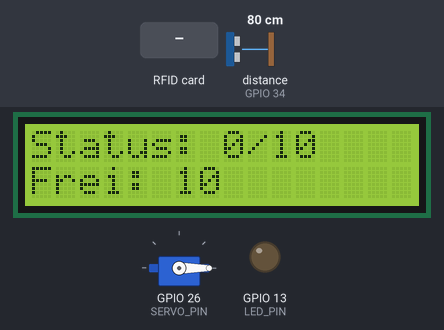
The sketch below on a simulated ESP32. Parts: 16×2 character LCD, servo, output pins drawn as LEDs (lit = HIGH). Wiring (inferred from the names in the program): ultrasonic range finder: trigger GPIO 16; echo GPIO 34. The inputs (shaded band) are chosen by the test bench; at power-on: distance to the obstacle (sensor on GPIO 34) 80 cm. The echo pulse lasts 58.3 µs per cm; pins used as bus, display or sensor lines are not drawn; what the sketch prints to the serial monitor is not drawn.

Above: at 2.3 s.
2.4 s: RFID card 5E 7A 19 C4 held to the reader
At 3.0 s:
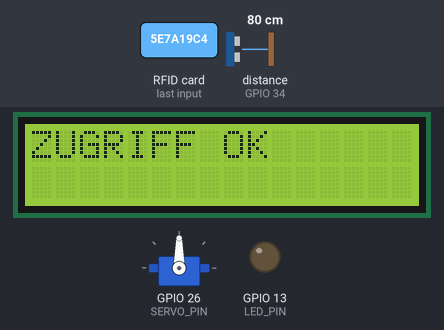
3.9 s: distance to the obstacle (sensor on GPIO 34) set to 2 cm
At 6.3 s:
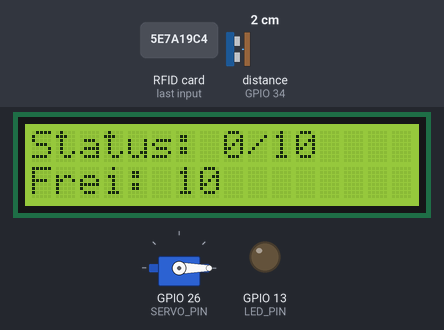
Timing chart, 0 to 7.8 s (numbered marks = the images above; inputs shaded):
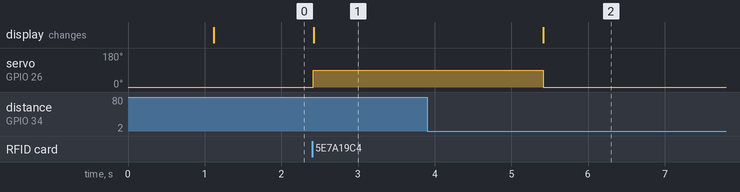

Measured:
- after the input at 2.4 s, servo on GPIO 26 (SERVO_PIN): 0° → 90° at once; the display: changes at once (image 1)
- after the input at 3.9 s, the display: changes after 1.5 s (image 2)

The sketch:

Firmware.ino
```cpp
/*
 * Smart Parksystem – ESP32 Firmware
 * HTL Leoben · 2IT · Labor
 *
 * Einfahrt:  RFID-Karte (RC522) -> Schranke (Servo) öffnet
 * Ausfahrt:  Ultraschallsensor (HC-SR04) erkennt ausfahrendes Fahrzeug
 * Anzeige:   LCD 16x2 + Web-Dashboard über USB (Web Serial, 115200 Baud)
 */

#include <SPI.h>
#include <MFRC522.h>
#include <LiquidCrystal.h>
#include <ESP32Servo.h>

// ---------------------------------------------------------------- Pins
#define RST_PIN     17
#define SS_PIN      5
#define SPI_SCK     18
#define SPI_MISO    19
#define SPI_MOSI    23
#define LED_PIN     13   // rote LED: leuchtet, wenn das Parkhaus voll ist
#define SERVO_PIN   26
#define LCD_RS      21
#define LCD_E       22
#define LCD_D4      25
#define LCD_D5      27
#define LCD_D6      32
#define LCD_D7      33
#define TRIG_PIN    16
#define ECHO_PIN    34   // nur Eingang – ECHO (5 V) über Spannungsteiler anschließen!

// ---------------------------------------------------------- Konstanten
#define MAX_PLAETZE           10
#define SCHRANKE_OFFEN_ZEIT   3000  // ms, wie lange die Schranke offen bleibt
#define MELDUNG_ZEIT          2000  // ms, wie lange "VOLL" angezeigt wird
#define ULTRASCHALL_DISTANZ   10    // cm, darunter gilt ein Fahrzeug als erkannt
#define AUSFAHRT_COOLDOWN     3000  // ms Sperre nach einer erkannten Ausfahrt
#define WEB_UPDATE_INTERVALL  2000  // ms zwischen zwei Status-Meldungen
#define MESS_INTERVALL        60    // ms zwischen zwei Ultraschall-Messungen

#define SERVO_ZU    0
#define SERVO_OFFEN 90

// ------------------------------------------------------------- Objekte
MFRC522 rfid(SS_PIN, RST_PIN);
LiquidCrystal lcd(LCD_RS, LCD_E, LCD_D4, LCD_D5, LCD_D6, LCD_D7);
Servo servo;

// ------------------------------------------------------------ Zustand
int parkplaetzeBenutzt = 0;

bool schrankeOffen = false;
unsigned long schrankeGeoeffnetZeit = 0;

bool meldungAktiv = false;          // z. B. "VOLL" steht gerade am LCD
unsigned long meldungStartZeit = 0;

bool fahrzeugVorUltraschall = false; // Flankenerkennung: nur beim Eintreten zählen
unsigned long letzteAusfahrtZeit = 0;
unsigned long letzteMessZeit = 0;
unsigned long letzteSendeZeit = 0;

// ------------------------------------------------------- Hilfsfunktionen
void sendeWebStatus(const char* event) {
  // Format: STATUS:{"free":7,"total":10,"barrier":"closed","event":"..."}
  Serial.print("STATUS:{\"free\":");
  Serial.print(MAX_PLAETZE - parkplaetzeBenutzt);
  Serial.print(",\"total\":");
  Serial.print(MAX_PLAETZE);
  Serial.print(",\"barrier\":\"");
  Serial.print(schrankeOffen ? "open" : "closed");
  Serial.print("\",\"event\":\"");
  Serial.print(event);
  Serial.println("\"}");
}

void zeigeStatus() {
  lcd.clear();
  lcd.setCursor(0, 0);
  lcd.print("Status: ");
  lcd.print(parkplaetzeBenutzt);
  lcd.print("/");
  lcd.print(MAX_PLAETZE);
  lcd.setCursor(0, 1);
  lcd.print("Frei: ");
  lcd.print(MAX_PLAETZE - parkplaetzeBenutzt);
}

void zeigeMeldung(const char* text) {
  lcd.clear();
  lcd.print(text);
  meldungAktiv = true;
  meldungStartZeit = millis();
}

long messeDistanz() {
  digitalWrite(TRIG_PIN, LOW);
  delayMicroseconds(2);
  digitalWrite(TRIG_PIN, HIGH);
  delayMicroseconds(10);
  digitalWrite(TRIG_PIN, LOW);
  long dauer = pulseIn(ECHO_PIN, HIGH, 20000);   // Timeout 20 ms (~3,4 m)
  return (dauer == 0) ? 999 : (dauer * 0.034 / 2);
}

// ------------------------------------------------------------- Ablauf
void pruefeEinfahrt() {
  if (schrankeOffen) return;  // während die Schranke offen ist, keine neue Karte
  if (!rfid.PICC_IsNewCardPresent() || !rfid.PICC_ReadCardSerial()) return;

  if (parkplaetzeBenutzt < MAX_PLAETZE) {
    parkplaetzeBenutzt++;
    servo.write(SERVO_OFFEN);
    schrankeOffen = true;
    schrankeGeoeffnetZeit = millis();
    meldungAktiv = false;
    lcd.clear();
    lcd.print("ZUGRIFF OK");
    sendeWebStatus("Einfahrt gewaehrt");
  } else {
    zeigeMeldung("!!! VOLL !!!");
    sendeWebStatus("Parkhaus voll!");
  }

  rfid.PICC_HaltA();
  rfid.PCD_StopCrypto1();
}

void pruefeSchranke() {
  if (schrankeOffen && millis() - schrankeGeoeffnetZeit >= SCHRANKE_OFFEN_ZEIT) {
    servo.write(SERVO_ZU);
    schrankeOffen = false;
    zeigeStatus();
    sendeWebStatus("Schranke zu");
  }
}

void pruefeAusfahrt() {
  if (millis() - letzteMessZeit < MESS_INTERVALL) return;
  letzteMessZeit = millis();

  long distanz = messeDistanz();
  bool fahrzeugDa = (distanz > 0 && distanz < ULTRASCHALL_DISTANZ);

  // Nur zählen, wenn ein Fahrzeug NEU vor dem Sensor auftaucht (Flanke)
  // und die Sperrzeit seit der letzten Ausfahrt abgelaufen ist.
  if (fahrzeugDa && !fahrzeugVorUltraschall &&
      millis() - letzteAusfahrtZeit > AUSFAHRT_COOLDOWN &&
      parkplaetzeBenutzt > 0) {
    parkplaetzeBenutzt--;
    letzteAusfahrtZeit = millis();
    if (!schrankeOffen) zeigeStatus();
    sendeWebStatus("Ausfahrt erkannt");
  }

  fahrzeugVorUltraschall = fahrzeugDa;
}

void pruefeMeldung() {
  if (meldungAktiv && millis() - meldungStartZeit >= MELDUNG_ZEIT) {
    meldungAktiv = false;
    zeigeStatus();
  }
}

// ------------------------------------------------------- Setup / Loop
void setup() {
  Serial.begin(115200);
  pinMode(LED_PIN, OUTPUT);
  pinMode(TRIG_PIN, OUTPUT);
  pinMode(ECHO_PIN, INPUT);

  lcd.begin(16, 2);
  SPI.begin(SPI_SCK, SPI_MISO, SPI_MOSI, SS_PIN);
  rfid.PCD_Init();

  ESP32PWM::allocateTimer(0);
  servo.setPeriodHertz(50);
  servo.attach(SERVO_PIN, 500, 2400);
  servo.write(SERVO_ZU);

  delay(1000);
  zeigeStatus();
  sendeWebStatus("System bereit");
}

void loop() {
  pruefeEinfahrt();
  pruefeSchranke();
  pruefeAusfahrt();
  pruefeMeldung();

  if (millis() - letzteSendeZeit > WEB_UPDATE_INTERVALL) {
    sendeWebStatus("Update");
    letzteSendeZeit = millis();
  }

  digitalWrite(LED_PIN, parkplaetzeBenutzt >= MAX_PLAETZE ? HIGH : LOW);
}
```
